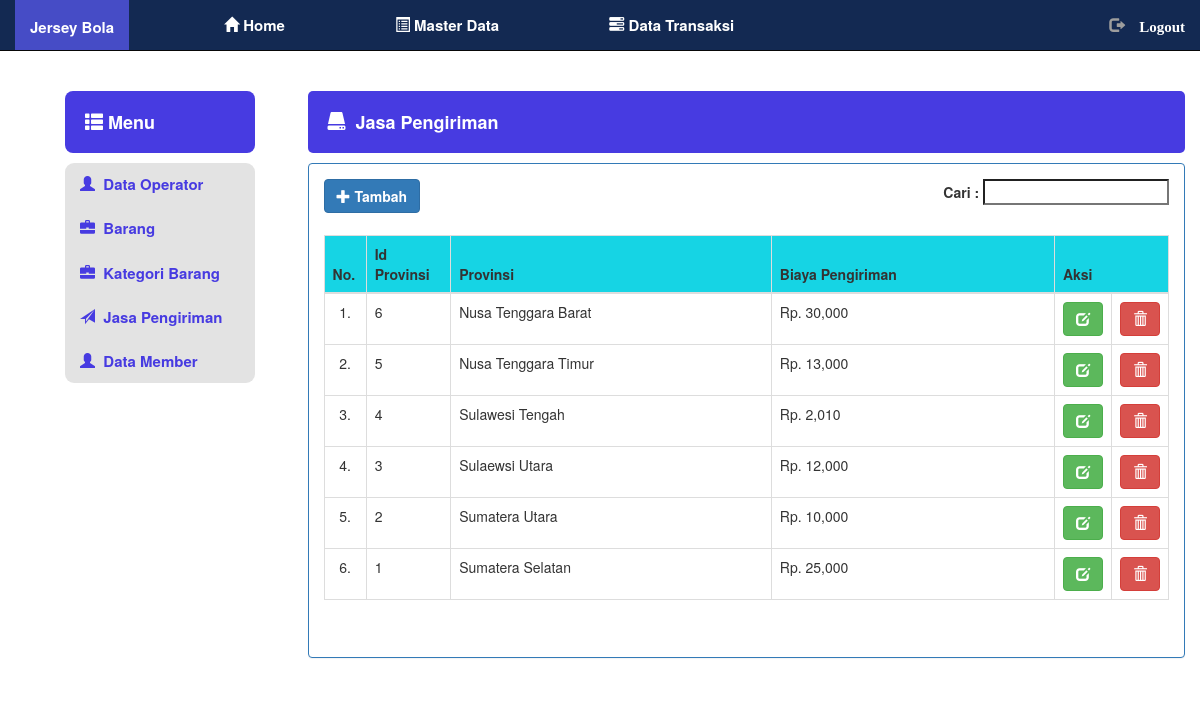
The page /admin/jasaPengiriman/data on the database its author committed.
### tables this page shows
CREATE TABLE `pengiriman` (
  `id_prov` int(11) NOT NULL,
  `provinsi` varchar(30) NOT NULL,
  `biaya_kirim` int(10) NOT NULL
);

### application/controllers/admin/jasaPengiriman/Data.php (called while the page is built, shortened)
<?php if ( ! defined('BASEPATH')) exit('No direct script access allowed');
class Data extends CI_Controller
{
	public function __construct()
	{
		$this->load->view('admin/head');
		$this->load->view('admin/menu_master_data');
		$this->load->model('admin/MJasaPengiriman');
	}
	function index(){
		$data['show'] = $this->MJasaPengiriman->show();
		$this->load->view('admin/jasaPengiriman/v_dataPengiriman',$data);
	}
}

### index.php (called while the page is built, shortened)
<?php
require_once BASEPATH.'core/CodeIgniter.php';

### application/models/admin/MJasaPengiriman.php (called while the page is built, shortened)
<?php if ( ! defined('BASEPATH')) exit('No direct script access allowed');
class MJasaPengiriman extends CI_Model {
	function show(){
		return $this->db->query("SELECT * FROM pengiriman ORDER BY id_prov DESC");
	}
}

### application/views/admin/jasaPengiriman/v_dataPengiriman.php (the view)
<div id="data-list">
	<div class="container-fluid">
		<div class="col-md-offset-3">
			<h3><i class="glyphicon glyphicon-hdd"></i> &nbspJasa Pengiriman</h3>
			<div class="panel panel-primary">
				<div class="panel-body">
				<a href="#" class="btn btn-primary"><i class="glyphicon glyphicon-plus"></i><b>&nbspTambah</b></a>
				<div id="search">
					<label>Cari : <input type="search" name="search"></label>
				</div>
				<p>
				<table width="100%" class="table table-bordered">
					<thead style="background-color:#16D4E4;" align="center">
						<tr>
							<th width="5%">No.</th>
							<th width="10%">Id Provinsi</th>
							<th>Provinsi</th>
							<th>Biaya Pengiriman</th>
							<th colspan="2" width="10%">Aksi</th>
						</tr>
					</thead>
					<?php
						$no = 1;
						foreach ($show->result() as $tampil) {
					 ?>
					<tr>
						<td align="center"><?php echo $no++ ?>.</td>
						<td><?php echo $tampil->id_prov ?></td>
						<td><?php echo $tampil->provinsi ?></td>
						<td>Rp. <?php echo number_format($tampil->biaya_kirim) ?></td>
						<td>
                    <a href="#" title="edit" class="btn btn-success"><i class="glyphicon glyphicon-edit"></i></a>
                  </td>
                  <td>
                    <a href="#" title="hapus" class="btn btn-danger"><i class="glyphicon glyphicon-trash"></i></a>
                  </td>
					</tr><?php } ?>
				</table></p>
				</div>
			</div>
		</div>
	</div>
</div>

### application/views/admin/head.php (shortened to what this page needs)
<!DOCTYPE html>
<html>
	<head>
		<link rel="stylesheet" type="text/css" href="<?php echo base_url("css/app.css");?>">
		<link rel="stylesheet" type="text/css" href="<?php echo base_url("css/bootstrap.min.css");?>">
		<link rel="stylesheet" type="text/css" href="<?php echo base_url("css/bootstrap.css");?>">
	</head>
	<body>
		<nav class="navbar navbar-inverse navbar-static-top ">
			<div id="header-menu">
			  <div class="container-fluid">
			    <div class="navbar-header" style="background-color: #464CC6;">
			      <a class="navbar-brand" href="<?php echo base_url("admin/homepage");?>"><b>Jersey Bola</b></a>
			    </div>
			   <div class="collapse navbar-collapse" id="navbar-collapse">
			      <ul class="nav navbar-nav">
			        <li><a href="<?php echo base_url("admin/homepage.html");?>"><i class="glyphicon glyphicon-home"></i> <b>Home</b></a></li>
			        <li><a href="<?php echo base_url("admin/masterData.html");?>"><i class="glyphicon glyphicon-list-alt"></i> <b>Master Data</b></a></li>
			        <li><a href="<?php echo base_url("admin/dataTransaksi.html");?>"><i class="glyphicon glyphicon-tasks"></i> <b>Data Transaksi</b></a></li>
			      </ul>
			      <ul class="nav navbar-nav navbar-right">
			       <li>
			          <a href='<?php echo site_url('admin/login/logout');?>'><span class="glyphicon glyphicon-log-out"> <b>Logout</b></span></a>
			       </li>
			      </ul>
			   </div>
		  	</div>
		  </div>
		</nav>

### application/views/admin/menu_master_data.php
<div id="overview">
	<div class="col-md-4">
		<h3><i class="glyphicon glyphicon-th-list"></i> Menu</h3>
		<ul class="nav nav-stacked nav-responsive">
			<li><a href="<?php echo base_url("admin/dataOperator/data");?>"><i class="glyphicon glyphicon-user"></i> &nbsp<b>Data Operator</b></a></li>
			<li><a href="<?php echo base_url("admin/barang/data");?>"><i class="glyphicon glyphicon-briefcase"></i> &nbsp<b>Barang</b></a></li>
			<li><a href="<?php echo base_url("admin/kategoriBarang/data");?>"><i class="glyphicon glyphicon-briefcase"></i> &nbsp<b>Kategori Barang</b></a></li>
			<li><a href="<?php echo base_url("admin/jasaPengiriman/data");?>"><i class="glyphicon glyphicon-send"></i> &nbsp<b>Jasa Pengiriman</b></a></li>
			<li><a href="<?php echo base_url("admin/dataMember/data");?>"><i class="glyphicon glyphicon-user"></i> &nbsp<b>Data Member</b></a></li>
		</ul>
	</div>
</div>

### css/app.css (style rules this page uses)
#overview { margin-top: 20px; margin-left: 50px; width: 55%; height: auto; }
#overview h3 { padding: 20px; background-color: #473BE1; font-size: 18px; font-weight: bolder; color: #fff; border-radius: 8px; }
#overview ul { background-color: #E3E3E3; border-radius: 9px; }
#overview ul li { font-size: 15px; }
#overview ul li a { color:#473BE1; }
#header-menu { background-color: #132952; width: 100%; }
#header-menu b { color: #FFFFFF; font-size: 15px; }
#header-menu i { color: #FFFFFF; }
#header-menu li { margin-left: 80px; font-size: 15px; }
#data-list h3 { padding: 20px; background-color: #473BE1; font-size: 18px; font-weight: bolder; color: #fff; border-radius: 5px; }
#data-list p { font-size: 16px; line-height: 16px; padding: 12px 12px 0px 12px; }
#search { float: right; }

### rows shown on the page
pengiriman: id_prov "6", provinsi "Nusa Tenggara Barat", biaya_kirim "30,000"
pengiriman: id_prov "5", provinsi "Nusa Tenggara Timur", biaya_kirim "13,000"
pengiriman: id_prov "4", provinsi "Sulawesi Tengah", biaya_kirim "2,010"
pengiriman: id_prov "3", provinsi "Sulaewsi Utara", biaya_kirim "12,000"
pengiriman: id_prov "2", provinsi "Sumatera Utara", biaya_kirim "10,000"
pengiriman: id_prov "1", provinsi "Sumatera Selatan", biaya_kirim "25,000"
